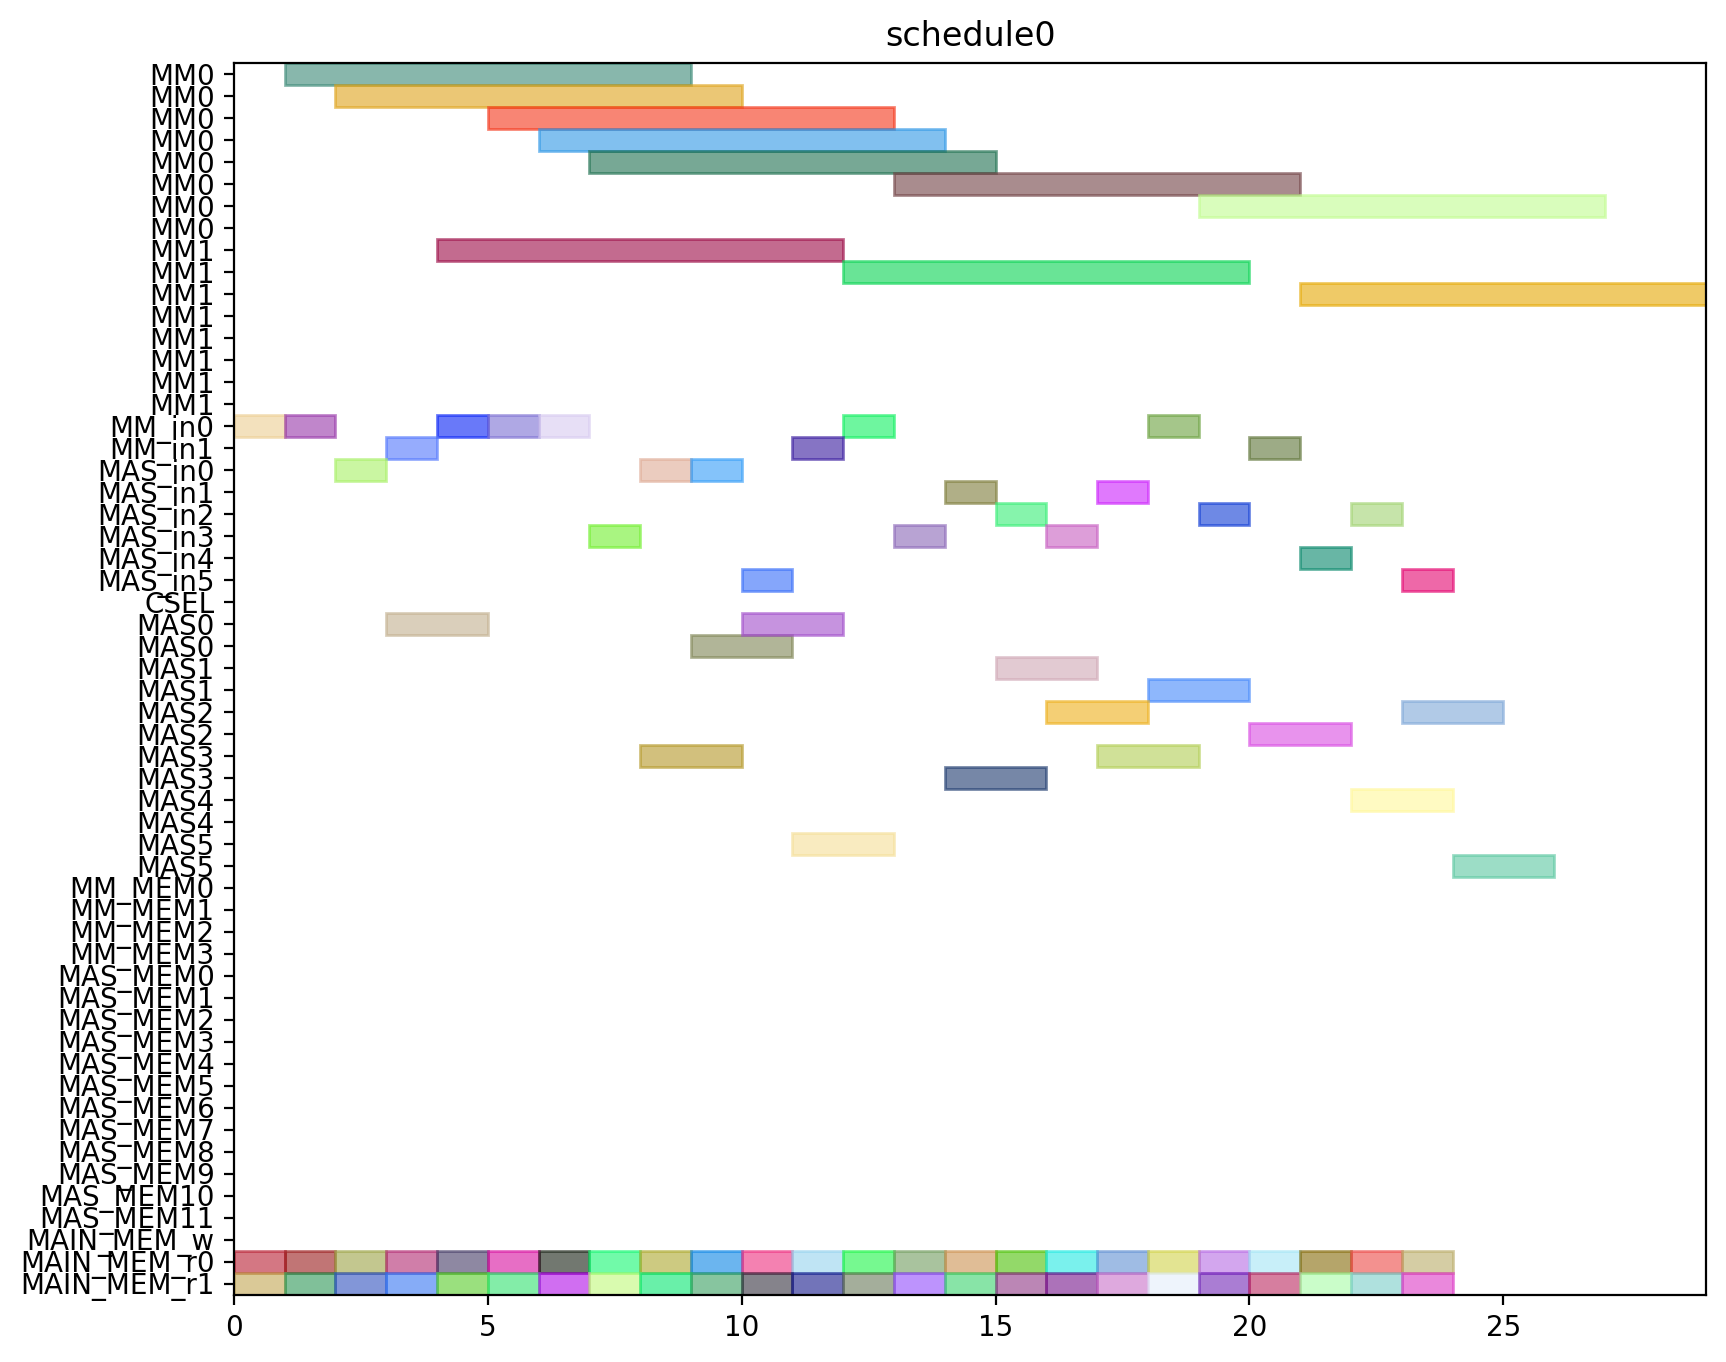

Write Python code to recreate this figure.
from pyschedule import Scenario, solvers, plotters, alt


def solve():
	horizon = 120
	S = Scenario("schedule0", horizon=horizon)

	# resource
	MM = S.Resources('MM', num=2, size=8)
	MM_in = S.Resources('MM_in', num=2)
	MAS_in = S.Resources('MAS_in', num=6)
	CSEL = S.Resource('CSEL')
	MAS = S.Resources('MAS', num=6, size=2, periods=range(1, horizon))
	MM_MEM = S.Resources('MM_MEM', num=4)
	MAS_MEM = S.Resources('MAS_MEM', num=12)
	MAIN_MEM_w = S.Resource('MAIN_MEM_w', size=1)
	MAIN_MEM_r = S.Resources('MAIN_MEM_r', num=2)

	# result of previous scheduling

	# new tasks
	t0_t0 = S.Task('t0_t0', length=2, delay_cost=1)
	t0_t0 += alt(MAS)
	t0_t0_in = S.Task('t0_t0_in', length=1, delay_cost=1)
	t0_t0_in += alt(MAS_in)
	S += t0_t0_in*MAS_in[0]<=t0_t0*MAS[0]

	S += t0_t0_in*MAS_in[1]<=t0_t0*MAS[1]

	S += t0_t0_in*MAS_in[2]<=t0_t0*MAS[2]

	S += t0_t0_in*MAS_in[3]<=t0_t0*MAS[3]

	S += t0_t0_in*MAS_in[4]<=t0_t0*MAS[4]

	S += t0_t0_in*MAS_in[5]<=t0_t0*MAS[5]

	t0_t0_mem0 = S.Task('t0_t0_mem0', length=1, delay_cost=1)
	t0_t0_mem0 += MAIN_MEM_r[0]
	S += t0_t0_mem0 <= t0_t0

	t0_t0_mem1 = S.Task('t0_t0_mem1', length=1, delay_cost=1)
	t0_t0_mem1 += MAIN_MEM_r[1]
	S += t0_t0_mem1 <= t0_t0

	t0_t1 = S.Task('t0_t1', length=2, delay_cost=1)
	t0_t1 += alt(MAS)
	t0_t1_in = S.Task('t0_t1_in', length=1, delay_cost=1)
	t0_t1_in += alt(MAS_in)
	S += t0_t1_in*MAS_in[0]<=t0_t1*MAS[0]

	S += t0_t1_in*MAS_in[1]<=t0_t1*MAS[1]

	S += t0_t1_in*MAS_in[2]<=t0_t1*MAS[2]

	S += t0_t1_in*MAS_in[3]<=t0_t1*MAS[3]

	S += t0_t1_in*MAS_in[4]<=t0_t1*MAS[4]

	S += t0_t1_in*MAS_in[5]<=t0_t1*MAS[5]

	t0_t1_mem0 = S.Task('t0_t1_mem0', length=1, delay_cost=1)
	t0_t1_mem0 += MAIN_MEM_r[0]
	S += t0_t1_mem0 <= t0_t1

	t0_t1_mem1 = S.Task('t0_t1_mem1', length=1, delay_cost=1)
	t0_t1_mem1 += MAIN_MEM_r[1]
	S += t0_t1_mem1 <= t0_t1

	t0_t3 = S.Task('t0_t3', length=8, delay_cost=1)
	t0_t3 += alt(MM)
	t0_t3_in = S.Task('t0_t3_in', length=1, delay_cost=1)
	t0_t3_in += alt(MM_in)
	S += t0_t3_in*MM_in[0]<=t0_t3*MM[0]
	S += t0_t3_in*MM_in[1]<=t0_t3*MM[1]
	t0_t3_mem0 = S.Task('t0_t3_mem0', length=1, delay_cost=1)
	t0_t3_mem0 += MAIN_MEM_r[0]
	S += t0_t3_mem0 <= t0_t3

	t0_t3_mem1 = S.Task('t0_t3_mem1', length=1, delay_cost=1)
	t0_t3_mem1 += MAIN_MEM_r[1]
	S += t0_t3_mem1 <= t0_t3

	t10 = S.Task('t10', length=2, delay_cost=1)
	t10 += alt(MAS)
	t10_in = S.Task('t10_in', length=1, delay_cost=1)
	t10_in += alt(MAS_in)
	S += t10_in*MAS_in[0]<=t10*MAS[0]

	S += t10_in*MAS_in[1]<=t10*MAS[1]

	S += t10_in*MAS_in[2]<=t10*MAS[2]

	S += t10_in*MAS_in[3]<=t10*MAS[3]

	S += t10_in*MAS_in[4]<=t10*MAS[4]

	S += t10_in*MAS_in[5]<=t10*MAS[5]

	t10_mem0 = S.Task('t10_mem0', length=1, delay_cost=1)
	t10_mem0 += MAIN_MEM_r[0]
	S += t10_mem0 <= t10

	t10_mem1 = S.Task('t10_mem1', length=1, delay_cost=1)
	t10_mem1 += MAIN_MEM_r[1]
	S += t10_mem1 <= t10

	t11 = S.Task('t11', length=2, delay_cost=1)
	t11 += alt(MAS)
	t11_in = S.Task('t11_in', length=1, delay_cost=1)
	t11_in += alt(MAS_in)
	S += t11_in*MAS_in[0]<=t11*MAS[0]

	S += t11_in*MAS_in[1]<=t11*MAS[1]

	S += t11_in*MAS_in[2]<=t11*MAS[2]

	S += t11_in*MAS_in[3]<=t11*MAS[3]

	S += t11_in*MAS_in[4]<=t11*MAS[4]

	S += t11_in*MAS_in[5]<=t11*MAS[5]

	t11_mem0 = S.Task('t11_mem0', length=1, delay_cost=1)
	t11_mem0 += MAIN_MEM_r[0]
	S += t11_mem0 <= t11

	t11_mem1 = S.Task('t11_mem1', length=1, delay_cost=1)
	t11_mem1 += MAIN_MEM_r[1]
	S += t11_mem1 <= t11

	t3_t0 = S.Task('t3_t0', length=8, delay_cost=1)
	t3_t0 += alt(MM)
	t3_t0_in = S.Task('t3_t0_in', length=1, delay_cost=1)
	t3_t0_in += alt(MM_in)
	S += t3_t0_in*MM_in[0]<=t3_t0*MM[0]
	S += t3_t0_in*MM_in[1]<=t3_t0*MM[1]
	t3_t0_mem0 = S.Task('t3_t0_mem0', length=1, delay_cost=1)
	t3_t0_mem0 += MAIN_MEM_r[0]
	S += t3_t0_mem0 <= t3_t0

	t3_t0_mem1 = S.Task('t3_t0_mem1', length=1, delay_cost=1)
	t3_t0_mem1 += MAIN_MEM_r[1]
	S += t3_t0_mem1 <= t3_t0

	t3_t1 = S.Task('t3_t1', length=8, delay_cost=1)
	t3_t1 += alt(MM)
	t3_t1_in = S.Task('t3_t1_in', length=1, delay_cost=1)
	t3_t1_in += alt(MM_in)
	S += t3_t1_in*MM_in[0]<=t3_t1*MM[0]
	S += t3_t1_in*MM_in[1]<=t3_t1*MM[1]
	t3_t1_mem0 = S.Task('t3_t1_mem0', length=1, delay_cost=1)
	t3_t1_mem0 += MAIN_MEM_r[0]
	S += t3_t1_mem0 <= t3_t1

	t3_t1_mem1 = S.Task('t3_t1_mem1', length=1, delay_cost=1)
	t3_t1_mem1 += MAIN_MEM_r[1]
	S += t3_t1_mem1 <= t3_t1

	t3_t2 = S.Task('t3_t2', length=2, delay_cost=1)
	t3_t2 += alt(MAS)
	t3_t2_in = S.Task('t3_t2_in', length=1, delay_cost=1)
	t3_t2_in += alt(MAS_in)
	S += t3_t2_in*MAS_in[0]<=t3_t2*MAS[0]

	S += t3_t2_in*MAS_in[1]<=t3_t2*MAS[1]

	S += t3_t2_in*MAS_in[2]<=t3_t2*MAS[2]

	S += t3_t2_in*MAS_in[3]<=t3_t2*MAS[3]

	S += t3_t2_in*MAS_in[4]<=t3_t2*MAS[4]

	S += t3_t2_in*MAS_in[5]<=t3_t2*MAS[5]

	t3_t2_mem0 = S.Task('t3_t2_mem0', length=1, delay_cost=1)
	t3_t2_mem0 += MAIN_MEM_r[0]
	S += t3_t2_mem0 <= t3_t2

	t3_t2_mem1 = S.Task('t3_t2_mem1', length=1, delay_cost=1)
	t3_t2_mem1 += MAIN_MEM_r[1]
	S += t3_t2_mem1 <= t3_t2

	t3_t3 = S.Task('t3_t3', length=2, delay_cost=1)
	t3_t3 += alt(MAS)
	t3_t3_in = S.Task('t3_t3_in', length=1, delay_cost=1)
	t3_t3_in += alt(MAS_in)
	S += t3_t3_in*MAS_in[0]<=t3_t3*MAS[0]

	S += t3_t3_in*MAS_in[1]<=t3_t3*MAS[1]

	S += t3_t3_in*MAS_in[2]<=t3_t3*MAS[2]

	S += t3_t3_in*MAS_in[3]<=t3_t3*MAS[3]

	S += t3_t3_in*MAS_in[4]<=t3_t3*MAS[4]

	S += t3_t3_in*MAS_in[5]<=t3_t3*MAS[5]

	t3_t3_mem0 = S.Task('t3_t3_mem0', length=1, delay_cost=1)
	t3_t3_mem0 += MAIN_MEM_r[0]
	S += t3_t3_mem0 <= t3_t3

	t3_t3_mem1 = S.Task('t3_t3_mem1', length=1, delay_cost=1)
	t3_t3_mem1 += MAIN_MEM_r[1]
	S += t3_t3_mem1 <= t3_t3

	t4_t0 = S.Task('t4_t0', length=2, delay_cost=1)
	t4_t0 += alt(MAS)
	t4_t0_in = S.Task('t4_t0_in', length=1, delay_cost=1)
	t4_t0_in += alt(MAS_in)
	S += t4_t0_in*MAS_in[0]<=t4_t0*MAS[0]

	S += t4_t0_in*MAS_in[1]<=t4_t0*MAS[1]

	S += t4_t0_in*MAS_in[2]<=t4_t0*MAS[2]

	S += t4_t0_in*MAS_in[3]<=t4_t0*MAS[3]

	S += t4_t0_in*MAS_in[4]<=t4_t0*MAS[4]

	S += t4_t0_in*MAS_in[5]<=t4_t0*MAS[5]

	t4_t0_mem0 = S.Task('t4_t0_mem0', length=1, delay_cost=1)
	t4_t0_mem0 += MAIN_MEM_r[0]
	S += t4_t0_mem0 <= t4_t0

	t4_t0_mem1 = S.Task('t4_t0_mem1', length=1, delay_cost=1)
	t4_t0_mem1 += MAIN_MEM_r[1]
	S += t4_t0_mem1 <= t4_t0

	t4_t1 = S.Task('t4_t1', length=2, delay_cost=1)
	t4_t1 += alt(MAS)
	t4_t1_in = S.Task('t4_t1_in', length=1, delay_cost=1)
	t4_t1_in += alt(MAS_in)
	S += t4_t1_in*MAS_in[0]<=t4_t1*MAS[0]

	S += t4_t1_in*MAS_in[1]<=t4_t1*MAS[1]

	S += t4_t1_in*MAS_in[2]<=t4_t1*MAS[2]

	S += t4_t1_in*MAS_in[3]<=t4_t1*MAS[3]

	S += t4_t1_in*MAS_in[4]<=t4_t1*MAS[4]

	S += t4_t1_in*MAS_in[5]<=t4_t1*MAS[5]

	t4_t1_mem0 = S.Task('t4_t1_mem0', length=1, delay_cost=1)
	t4_t1_mem0 += MAIN_MEM_r[0]
	S += t4_t1_mem0 <= t4_t1

	t4_t1_mem1 = S.Task('t4_t1_mem1', length=1, delay_cost=1)
	t4_t1_mem1 += MAIN_MEM_r[1]
	S += t4_t1_mem1 <= t4_t1

	t4_t3 = S.Task('t4_t3', length=8, delay_cost=1)
	t4_t3 += alt(MM)
	t4_t3_in = S.Task('t4_t3_in', length=1, delay_cost=1)
	t4_t3_in += alt(MM_in)
	S += t4_t3_in*MM_in[0]<=t4_t3*MM[0]
	S += t4_t3_in*MM_in[1]<=t4_t3*MM[1]
	t4_t3_mem0 = S.Task('t4_t3_mem0', length=1, delay_cost=1)
	t4_t3_mem0 += MAIN_MEM_r[0]
	S += t4_t3_mem0 <= t4_t3

	t4_t3_mem1 = S.Task('t4_t3_mem1', length=1, delay_cost=1)
	t4_t3_mem1 += MAIN_MEM_r[1]
	S += t4_t3_mem1 <= t4_t3

	t5_t0 = S.Task('t5_t0', length=8, delay_cost=1)
	t5_t0 += alt(MM)
	t5_t0_in = S.Task('t5_t0_in', length=1, delay_cost=1)
	t5_t0_in += alt(MM_in)
	S += t5_t0_in*MM_in[0]<=t5_t0*MM[0]
	S += t5_t0_in*MM_in[1]<=t5_t0*MM[1]
	t5_t0_mem0 = S.Task('t5_t0_mem0', length=1, delay_cost=1)
	t5_t0_mem0 += MAIN_MEM_r[0]
	S += t5_t0_mem0 <= t5_t0

	t5_t0_mem1 = S.Task('t5_t0_mem1', length=1, delay_cost=1)
	t5_t0_mem1 += MAIN_MEM_r[1]
	S += t5_t0_mem1 <= t5_t0

	t5_t1 = S.Task('t5_t1', length=8, delay_cost=1)
	t5_t1 += alt(MM)
	t5_t1_in = S.Task('t5_t1_in', length=1, delay_cost=1)
	t5_t1_in += alt(MM_in)
	S += t5_t1_in*MM_in[0]<=t5_t1*MM[0]
	S += t5_t1_in*MM_in[1]<=t5_t1*MM[1]
	t5_t1_mem0 = S.Task('t5_t1_mem0', length=1, delay_cost=1)
	t5_t1_mem0 += MAIN_MEM_r[0]
	S += t5_t1_mem0 <= t5_t1

	t5_t1_mem1 = S.Task('t5_t1_mem1', length=1, delay_cost=1)
	t5_t1_mem1 += MAIN_MEM_r[1]
	S += t5_t1_mem1 <= t5_t1

	t5_t2 = S.Task('t5_t2', length=2, delay_cost=1)
	t5_t2 += alt(MAS)
	t5_t2_in = S.Task('t5_t2_in', length=1, delay_cost=1)
	t5_t2_in += alt(MAS_in)
	S += t5_t2_in*MAS_in[0]<=t5_t2*MAS[0]

	S += t5_t2_in*MAS_in[1]<=t5_t2*MAS[1]

	S += t5_t2_in*MAS_in[2]<=t5_t2*MAS[2]

	S += t5_t2_in*MAS_in[3]<=t5_t2*MAS[3]

	S += t5_t2_in*MAS_in[4]<=t5_t2*MAS[4]

	S += t5_t2_in*MAS_in[5]<=t5_t2*MAS[5]

	t5_t2_mem0 = S.Task('t5_t2_mem0', length=1, delay_cost=1)
	t5_t2_mem0 += MAIN_MEM_r[0]
	S += t5_t2_mem0 <= t5_t2

	t5_t2_mem1 = S.Task('t5_t2_mem1', length=1, delay_cost=1)
	t5_t2_mem1 += MAIN_MEM_r[1]
	S += t5_t2_mem1 <= t5_t2

	t5_t3 = S.Task('t5_t3', length=2, delay_cost=1)
	t5_t3 += alt(MAS)
	t5_t3_in = S.Task('t5_t3_in', length=1, delay_cost=1)
	t5_t3_in += alt(MAS_in)
	S += t5_t3_in*MAS_in[0]<=t5_t3*MAS[0]

	S += t5_t3_in*MAS_in[1]<=t5_t3*MAS[1]

	S += t5_t3_in*MAS_in[2]<=t5_t3*MAS[2]

	S += t5_t3_in*MAS_in[3]<=t5_t3*MAS[3]

	S += t5_t3_in*MAS_in[4]<=t5_t3*MAS[4]

	S += t5_t3_in*MAS_in[5]<=t5_t3*MAS[5]

	t5_t3_mem0 = S.Task('t5_t3_mem0', length=1, delay_cost=1)
	t5_t3_mem0 += MAIN_MEM_r[0]
	S += t5_t3_mem0 <= t5_t3

	t5_t3_mem1 = S.Task('t5_t3_mem1', length=1, delay_cost=1)
	t5_t3_mem1 += MAIN_MEM_r[1]
	S += t5_t3_mem1 <= t5_t3

	t6_t0 = S.Task('t6_t0', length=8, delay_cost=1)
	t6_t0 += alt(MM)
	t6_t0_in = S.Task('t6_t0_in', length=1, delay_cost=1)
	t6_t0_in += alt(MM_in)
	S += t6_t0_in*MM_in[0]<=t6_t0*MM[0]
	S += t6_t0_in*MM_in[1]<=t6_t0*MM[1]
	t6_t0_mem0 = S.Task('t6_t0_mem0', length=1, delay_cost=1)
	t6_t0_mem0 += MAIN_MEM_r[0]
	S += t6_t0_mem0 <= t6_t0

	t6_t0_mem1 = S.Task('t6_t0_mem1', length=1, delay_cost=1)
	t6_t0_mem1 += MAIN_MEM_r[1]
	S += t6_t0_mem1 <= t6_t0

	t6_t1 = S.Task('t6_t1', length=8, delay_cost=1)
	t6_t1 += alt(MM)
	t6_t1_in = S.Task('t6_t1_in', length=1, delay_cost=1)
	t6_t1_in += alt(MM_in)
	S += t6_t1_in*MM_in[0]<=t6_t1*MM[0]
	S += t6_t1_in*MM_in[1]<=t6_t1*MM[1]
	t6_t1_mem0 = S.Task('t6_t1_mem0', length=1, delay_cost=1)
	t6_t1_mem0 += MAIN_MEM_r[0]
	S += t6_t1_mem0 <= t6_t1

	t6_t1_mem1 = S.Task('t6_t1_mem1', length=1, delay_cost=1)
	t6_t1_mem1 += MAIN_MEM_r[1]
	S += t6_t1_mem1 <= t6_t1

	t6_t2 = S.Task('t6_t2', length=2, delay_cost=1)
	t6_t2 += alt(MAS)
	t6_t2_in = S.Task('t6_t2_in', length=1, delay_cost=1)
	t6_t2_in += alt(MAS_in)
	S += t6_t2_in*MAS_in[0]<=t6_t2*MAS[0]

	S += t6_t2_in*MAS_in[1]<=t6_t2*MAS[1]

	S += t6_t2_in*MAS_in[2]<=t6_t2*MAS[2]

	S += t6_t2_in*MAS_in[3]<=t6_t2*MAS[3]

	S += t6_t2_in*MAS_in[4]<=t6_t2*MAS[4]

	S += t6_t2_in*MAS_in[5]<=t6_t2*MAS[5]

	t6_t2_mem0 = S.Task('t6_t2_mem0', length=1, delay_cost=1)
	t6_t2_mem0 += MAIN_MEM_r[0]
	S += t6_t2_mem0 <= t6_t2

	t6_t2_mem1 = S.Task('t6_t2_mem1', length=1, delay_cost=1)
	t6_t2_mem1 += MAIN_MEM_r[1]
	S += t6_t2_mem1 <= t6_t2

	t6_t3 = S.Task('t6_t3', length=2, delay_cost=1)
	t6_t3 += alt(MAS)
	t6_t3_in = S.Task('t6_t3_in', length=1, delay_cost=1)
	t6_t3_in += alt(MAS_in)
	S += t6_t3_in*MAS_in[0]<=t6_t3*MAS[0]

	S += t6_t3_in*MAS_in[1]<=t6_t3*MAS[1]

	S += t6_t3_in*MAS_in[2]<=t6_t3*MAS[2]

	S += t6_t3_in*MAS_in[3]<=t6_t3*MAS[3]

	S += t6_t3_in*MAS_in[4]<=t6_t3*MAS[4]

	S += t6_t3_in*MAS_in[5]<=t6_t3*MAS[5]

	t6_t3_mem0 = S.Task('t6_t3_mem0', length=1, delay_cost=1)
	t6_t3_mem0 += MAIN_MEM_r[0]
	S += t6_t3_mem0 <= t6_t3

	t6_t3_mem1 = S.Task('t6_t3_mem1', length=1, delay_cost=1)
	t6_t3_mem1 += MAIN_MEM_r[1]
	S += t6_t3_mem1 <= t6_t3

	t7_t0 = S.Task('t7_t0', length=8, delay_cost=1)
	t7_t0 += alt(MM)
	t7_t0_in = S.Task('t7_t0_in', length=1, delay_cost=1)
	t7_t0_in += alt(MM_in)
	S += t7_t0_in*MM_in[0]<=t7_t0*MM[0]
	S += t7_t0_in*MM_in[1]<=t7_t0*MM[1]
	t7_t0_mem0 = S.Task('t7_t0_mem0', length=1, delay_cost=1)
	t7_t0_mem0 += MAIN_MEM_r[0]
	S += t7_t0_mem0 <= t7_t0

	t7_t0_mem1 = S.Task('t7_t0_mem1', length=1, delay_cost=1)
	t7_t0_mem1 += MAIN_MEM_r[1]
	S += t7_t0_mem1 <= t7_t0

	t7_t1 = S.Task('t7_t1', length=8, delay_cost=1)
	t7_t1 += alt(MM)
	t7_t1_in = S.Task('t7_t1_in', length=1, delay_cost=1)
	t7_t1_in += alt(MM_in)
	S += t7_t1_in*MM_in[0]<=t7_t1*MM[0]
	S += t7_t1_in*MM_in[1]<=t7_t1*MM[1]
	t7_t1_mem0 = S.Task('t7_t1_mem0', length=1, delay_cost=1)
	t7_t1_mem0 += MAIN_MEM_r[0]
	S += t7_t1_mem0 <= t7_t1

	t7_t1_mem1 = S.Task('t7_t1_mem1', length=1, delay_cost=1)
	t7_t1_mem1 += MAIN_MEM_r[1]
	S += t7_t1_mem1 <= t7_t1

	t7_t2 = S.Task('t7_t2', length=2, delay_cost=1)
	t7_t2 += alt(MAS)
	t7_t2_in = S.Task('t7_t2_in', length=1, delay_cost=1)
	t7_t2_in += alt(MAS_in)
	S += t7_t2_in*MAS_in[0]<=t7_t2*MAS[0]

	S += t7_t2_in*MAS_in[1]<=t7_t2*MAS[1]

	S += t7_t2_in*MAS_in[2]<=t7_t2*MAS[2]

	S += t7_t2_in*MAS_in[3]<=t7_t2*MAS[3]

	S += t7_t2_in*MAS_in[4]<=t7_t2*MAS[4]

	S += t7_t2_in*MAS_in[5]<=t7_t2*MAS[5]

	t7_t2_mem0 = S.Task('t7_t2_mem0', length=1, delay_cost=1)
	t7_t2_mem0 += MAIN_MEM_r[0]
	S += t7_t2_mem0 <= t7_t2

	t7_t2_mem1 = S.Task('t7_t2_mem1', length=1, delay_cost=1)
	t7_t2_mem1 += MAIN_MEM_r[1]
	S += t7_t2_mem1 <= t7_t2

	t7_t3 = S.Task('t7_t3', length=2, delay_cost=1)
	t7_t3 += alt(MAS)
	t7_t3_in = S.Task('t7_t3_in', length=1, delay_cost=1)
	t7_t3_in += alt(MAS_in)
	S += t7_t3_in*MAS_in[0]<=t7_t3*MAS[0]

	S += t7_t3_in*MAS_in[1]<=t7_t3*MAS[1]

	S += t7_t3_in*MAS_in[2]<=t7_t3*MAS[2]

	S += t7_t3_in*MAS_in[3]<=t7_t3*MAS[3]

	S += t7_t3_in*MAS_in[4]<=t7_t3*MAS[4]

	S += t7_t3_in*MAS_in[5]<=t7_t3*MAS[5]

	t7_t3_mem0 = S.Task('t7_t3_mem0', length=1, delay_cost=1)
	t7_t3_mem0 += MAIN_MEM_r[0]
	S += t7_t3_mem0 <= t7_t3

	t7_t3_mem1 = S.Task('t7_t3_mem1', length=1, delay_cost=1)
	t7_t3_mem1 += MAIN_MEM_r[1]
	S += t7_t3_mem1 <= t7_t3

	solvers.mip.solve(S,msg=1,kind='CPLEX',ratio_gap=1.01)

	solution = [['hoge']*len(S.solution()[1]) for i in range(len(S.solution()))]
	for i in range(len(S.solution())):
		for j in range(len(S.solution()[i])):
			solution[i][j]=str(S.solution()[i][j])
	print(solution)

	cycles = int(solution[-1][3])

	pic_file_name = "/mnt/rose/usr1/fukuda/ABE/multiRAM_multiMAS_16mux/scheduling_result/stage8MM2_stage2MAS6/SQR012345/schedule0.png"
	if(S.solution() != []):
		plotters.matplotlib.plot(S,img_filename=pic_file_name, show_task_labels=False, fig_size=(cycles*0.25+3, 8))

	return solution
